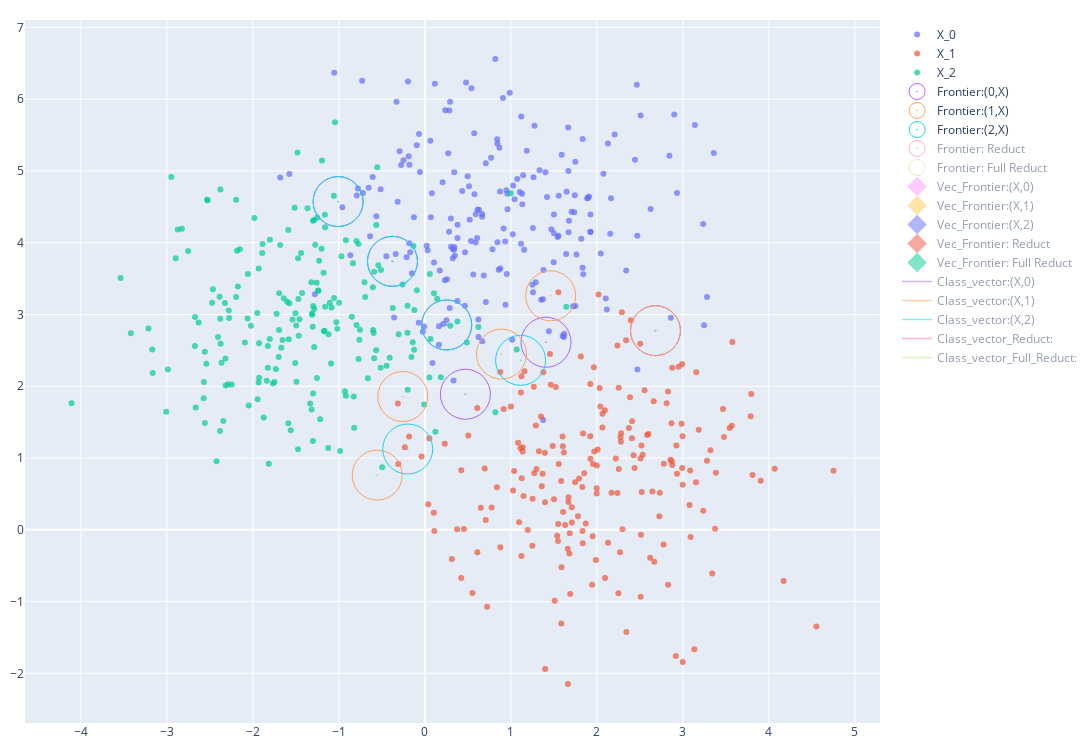

The notebook cell this image was saved under:
### Code cell
frontera.plot_Vectors(0,1)

### Figure 1 — Plotly figure (JSON) as saved in the notebook; plotly's stock layout.template omitted (floating-point values rounded to 4 significant figures; data arrays with more than 128 entries replaced by an {"elided": "..."} marker saying what was removed)
{"data": [{"marker": {"colorscale": [[0, "rgb(0,0,255)"], [0.1, "rgb(51,153,255)"], [0.2, "rgb(102,204,255)"], [0.3, "rgb(153,204,255)"], [0.4, "rgb(204,204,255)"], [0.5, "rgb(255,255,255)"], [0.6, "rgb(255,204,255)"], [0.7, "rgb(255,153,255)"], [0.8, "rgb(255,102,204)"], [0.9, "rgb(255,102,102)"], [1, "rgb(255,0,0)"]], "opacity": 0.7, "size": 6}, "mode": "markers", "name": "X_0", "type": "scatter", "x": {"elided": "200 float values"}, "y": {"elided": "200 float values"}}, {"marker": {"colorscale": [[0, "rgb(0,0,255)"], [0.1, "rgb(51,153,255)"], [0.2, "rgb(102,204,255)"], [0.3, "rgb(153,204,255)"], [0.4, "rgb(204,204,255)"], [0.5, "rgb(255,255,255)"], [0.6, "rgb(255,204,255)"], [0.7, "rgb(255,153,255)"], [0.8, "rgb(255,102,204)"], [0.9, "rgb(255,102,102)"], [1, "rgb(255,0,0)"]], "opacity": 0.7, "size": 6}, "mode": "markers", "name": "X_1", "type": "scatter", "x": {"elided": "200 float values"}, "y": {"elided": "200 float values"}}, {"marker": {"colorscale": [[0, "rgb(0,0,255)"], [0.1, "rgb(51,153,255)"], [0.2, "rgb(102,204,255)"], [0.3, "rgb(153,204,255)"], [0.4, "rgb(204,204,255)"], [0.5, "rgb(255,255,255)"], [0.6, "rgb(255,204,255)"], [0.7, "rgb(255,153,255)"], [0.8, "rgb(255,102,204)"], [0.9, "rgb(255,102,102)"], [1, "rgb(255,0,0)"]], "opacity": 0.7, "size": 6}, "mode": "markers", "name": "X_2", "type": "scatter", "x": {"elided": "200 float values"}, "y": {"elided": "200 float values"}}, {"marker": {"color": 94, "opacity": 1, "size": 50, "symbol": 300}, "mode": "markers", "name": "Frontier:(0,X)", "type": "scatter", "visible": true, "x": [0.2536, -1.009, -0.3771, 0.4707, 2.681, 1.408], "y": [2.854, 4.573, 3.741, 1.889, 2.775, 2.613]}, {"marker": {"color": 61, "opacity": 1, "size": 50, "symbol": 300}, "mode": "markers", "name": "Frontier:(1,X)", "type": "scatter", "visible": true, "x": [1.462, -0.2574, 2.681, 0.8904, -0.5545], "y": [3.26, 1.857, 2.775, 2.449, 0.7623]}, {"marker": {"color": 46, "opacity": 1, "size": 50, "symbol": 300}, "mode": "markers", "name": "Frontier:(2,X)", "type": "scatter", "visible": true, "x": [0.2536, -1.009, 1.113, -0.3771, -0.2], "y": [2.854, 4.573, 2.362, 3.741, 1.126]}, {"marker": {"color": 64, "opacity": 1, "size": 50, "symbol": 300}, "mode": "markers", "name": "Frontier: Reduct", "type": "scatter", "visible": "legendonly", "x": [1.462, 1.462, 0.8904, 0.2536, -0.3771, -0.2], "y": [3.26, 3.26, 2.449, 2.854, 3.741, 1.126]}, {"marker": {"color": 50, "opacity": 1, "size": 50, "symbol": 300}, "mode": "markers", "name": "Frontier: Full Reduct", "type": "scatter", "visible": "legendonly", "x": [0.2536, 0.2536, 0.2536, -0.3771, -0.3771, -0.3771, -0.2, -0.2, -0.2, -0.2, -0.2], "y": [2.854, 2.854, 2.854, 3.741, 3.741, 3.741, 1.126, 1.126, 1.126, 1.126, 1.126]}, {"marker": {"color": 17, "opacity": 1, "size": 15, "symbol": 2}, "mode": "markers", "name": "Vec_Frontier:(X,0)", "type": "scatter", "visible": "legendonly", "x": [0.379, -0.2126, 0.2507, 0.3776, 1.837, 1.251], "y": [3.556, 4.659, 3.958, 2.832, 3.162, 3.176]}, {"marker": {"color": 14, "opacity": 1, "size": 15, "symbol": 2}, "mode": "markers", "name": "Vec_Frontier:(X,1)", "type": "scatter", "visible": "legendonly", "x": [1.683, 0.4638, 2.379, 1.29, 0.231], "y": [2.238, 1.307, 2.01, 1.915, 0.8305]}, {"marker": {"color": 48, "opacity": 1, "size": 15, "symbol": 2}, "mode": "markers", "name": "Vec_Frontier:(X,2)", "type": "scatter", "visible": "legendonly", "x": [-0.4096, -1.23, 0.1216, -1.02, -0.7173], "y": [2.828, 3.915, 2.611, 3.227, 1.863]}, {"marker": {"color": 41, "opacity": 1, "size": 15, "symbol": 2}, "mode": "markers", "name": "Vec_Frontier: Reduct", "type": "scatter", "visible": "legendonly", "x": [1.683, 1.683, 1.29, -0.4096, -1.02, -0.7173], "y": [2.238, 2.238, 1.915, 2.828, 3.227, 1.863]}, {"marker": {"color": 59, "opacity": 1, "size": 15, "symbol": 2}, "mode": "markers", "name": "Vec_Frontier: Full Reduct", "type": "scatter", "visible": "legendonly", "x": [-0.4096, -0.4096, -0.4096, -1.02, -1.02, -1.02, -0.7173, -0.7173, -0.7173, -0.7173, -0.7173], "y": [2.828, 2.828, 2.828, 3.227, 3.227, 3.227, 1.863, 1.863, 1.863, 1.863, 1.863]}, {"line": {"width": 1.5}, "mode": "lines", "name": "Class_vector:(X,0)", "type": "scatter", "visible": "legendonly", "x": [0.2536, 0.379, null, -1.009, -0.2126, null, -0.3771, 0.2507, null, 0.4707, 0.3776, null, 2.681, 1.837, null, 1.408, 1.251, null, 0.4157, 0.379, 0.2716, null, -0.4283, -0.2126, -0.446, null, 0.09596, 0.2507, 0.05144, null, 0.5006, 0.3776, 0.3071, null, 2.115, 1.837, 2.035, null, 1.353, 1.251, 1.237, null], "y": [2.854, 3.556, null, 4.573, 4.659, null, 3.741, 3.958, null, 1.889, 2.832, null, 2.775, 3.162, null, 2.613, 3.176, null, 3.346, 3.556, 3.371, null, 4.553, 4.659, 4.717, null, 3.832, 3.958, 3.961, null, 2.576, 2.832, 2.557, null, 3.14, 3.162, 2.966, null, 3.033, 3.176, 3.001, null]}, {"line": {"width": 1.5}, "mode": "lines", "name": "Class_vector:(X,1)", "type": "scatter", "visible": "legendonly", "x": [1.462, 1.683, null, -0.2574, 0.4638, null, 2.681, 2.379, null, 0.8904, 1.29, null, -0.5545, 0.231, null, 1.516, 1.683, 1.726, null, 0.204, 0.4638, 0.317, null, 2.386, 2.379, 2.543, null, 1.122, 1.29, 1.232, null, 0.01656, 0.231, 0.002571, null], "y": [3.26, 2.238, null, 1.857, 1.307, null, 2.775, 2.01, null, 2.449, 1.915, null, 0.7623, 0.8305, null, 2.503, 2.238, 2.549, null, 1.388, 1.307, 1.536, null, 2.256, 2.01, 2.194, null, 2.024, 1.915, 2.106, null, 0.7307, 0.8305, 0.8919, null]}, {"line": {"width": 1.5}, "mode": "lines", "name": "Class_vector:(X,2)", "type": "scatter", "visible": "legendonly", "x": [0.2536, -0.4096, null, -1.009, -1.23, null, 1.113, 0.1216, null, -0.3771, -1.02, null, -0.2, -0.7173, null, -0.2254, -0.4096, -0.2199, null, -1.235, -1.23, -1.1, null, 0.4266, 0.1216, 0.3754, null, -0.8913, -1.02, -0.7858, null, -0.4958, -0.7173, -0.647, null], "y": [2.854, 2.828, null, 4.573, 3.915, null, 2.362, 2.611, null, 3.741, 3.227, null, 1.126, 1.863, null, 2.903, 2.828, 2.767, null, 4.123, 3.915, 4.078, null, 2.643, 2.611, 2.439, null, 3.438, 3.227, 3.306, null, 1.709, 1.863, 1.602, null]}, {"line": {"width": 1.5}, "mode": "lines", "name": "Class_vector_Reduct:", "type": "scatter", "visible": "legendonly", "x": [1.462, 1.683, null, 1.462, 1.683, null, 0.8904, 1.29, null, 0.2536, -0.4096, null, -0.3771, -1.02, null, -0.2, -0.7173, null, 1.516, 1.683, 1.726, null, 1.516, 1.683, 1.726, null, 1.122, 1.29, 1.232, null, -0.2254, -0.4096, -0.2199, null, -0.8913, -1.02, -0.7858, null, -0.4958, -0.7173, -0.647, null], "y": [3.26, 2.238, null, 3.26, 2.238, null, 2.449, 1.915, null, 2.854, 2.828, null, 3.741, 3.227, null, 1.126, 1.863, null, 2.503, 2.238, 2.549, null, 2.503, 2.238, 2.549, null, 2.024, 1.915, 2.106, null, 2.903, 2.828, 2.767, null, 3.438, 3.227, 3.306, null, 1.709, 1.863, 1.602, null]}, {"line": {"width": 1.5}, "mode": "lines", "name": "Class_vector_Full_Reduct:", "type": "scatter", "visible": "legendonly", "x": [0.2536, -0.4096, null, 0.2536, -0.4096, null, 0.2536, -0.4096, null, -0.3771, -1.02, null, -0.3771, -1.02, null, -0.3771, -1.02, null, -0.2, -0.7173, null, -0.2, -0.7173, null, -0.2, -0.7173, null, -0.2, -0.7173, null, -0.2, -0.7173, null, -0.2254, -0.4096, -0.2199, null, -0.2254, -0.4096, -0.2199, null, -0.2254, -0.4096, -0.2199, null, -0.8913, -1.02, -0.7858, null, -0.8913, -1.02, -0.7858, null, -0.8913, -1.02, -0.7858, null, -0.4958, -0.7173, -0.647, null, -0.4958, -0.7173, -0.647, null, -0.4958, -0.7173, -0.647, null, -0.4958, -0.7173, -0.647, null, -0.4958, -0.7173, -0.647, null], "y": [2.854, 2.828, null, 2.854, 2.828, null, 2.854, 2.828, null, 3.741, 3.227, null, 3.741, 3.227, null, 3.741, 3.227, null, 1.126, 1.863, null, 1.126, 1.863, null, 1.126, 1.863, null, 1.126, 1.863, null, 1.126, 1.863, null, 2.903, 2.828, 2.767, null, 2.903, 2.828, 2.767, null, 2.903, 2.828, 2.767, null, 3.438, 3.227, 3.306, null, 3.438, 3.227, 3.306, null, 3.438, 3.227, 3.306, null, 1.709, 1.863, 1.602, null, 1.709, 1.863, 1.602, null, 1.709, 1.863, 1.602, null, 1.709, 1.863, 1.602, null, 1.709, 1.863, 1.602, null]}], "layout": {"autosize": true, "height": 750, "margin": {"b": 10, "l": 10, "r": 10, "t": 20}, "width": 1200, "xaxis": {"autorange": true, "range": [-4.645, 5.287], "type": "linear"}, "yaxis": {"autorange": true, "range": [-2.69, 7.102], "type": "linear"}}}
